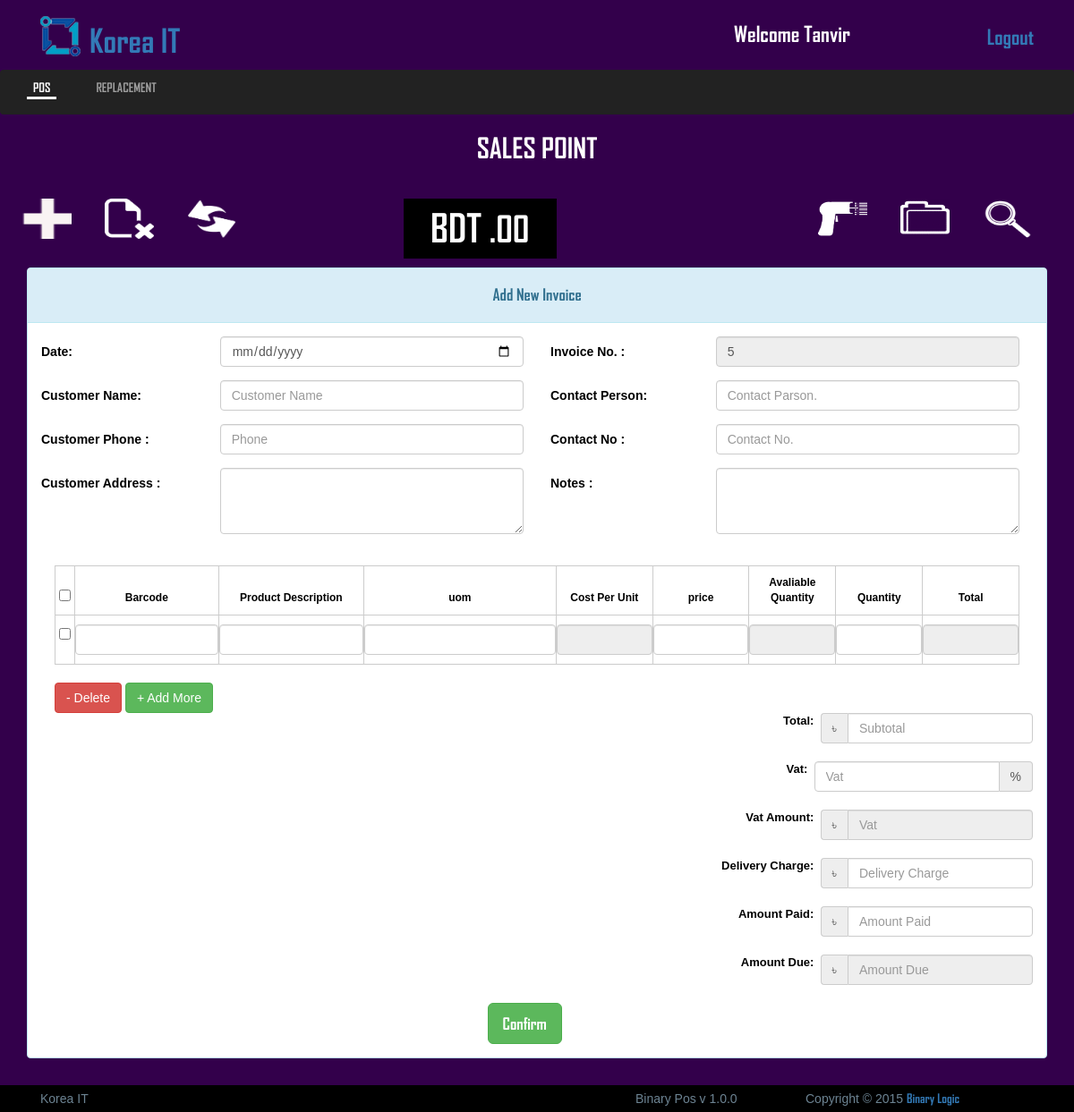
Page /view/welcome.php (signed in) on the committed database.
### tables this page shows
CREATE TABLE `logo_section` (
  `id` int(11) NOT NULL,
  `image` varchar(255) NOT NULL,
  `name` varchar(100) NOT NULL
);

CREATE TABLE `invoice` (
  `id` int(255) NOT NULL,
  `invoice_date` date NOT NULL,
  `customer_id` int(255) NOT NULL,
  `invoice_no` varchar(20) NOT NULL,
  `notes` varchar(255) NOT NULL,
  `barcode` varchar(250) NOT NULL,
  `product_description` text NOT NULL,
  `uom` text NOT NULL,
  `cost_per_unit` varchar(1000) NOT NULL,
  `price` varchar(1000) NOT NULL,
  `quantity` varchar(1000) NOT NULL,
  `cost_amount` varchar(255) NOT NULL,
  `amount` varchar(1000) NOT NULL,
  `vat` varchar(1000) NOT NULL,
  `delivery_charge` varchar(50) NOT NULL,
  `total` varchar(50) NOT NULL,
  `paid` varchar(50) NOT NULL,
  `due` varchar(50) NOT NULL
);

### src/Invoice/Invoice.php (called while the page is built, shortened)
<?php
class Invoice extends Model{
  public function show_invoice_number(){
    $this->table = "invoice";
    $query = "SELECT * FROM {$this->table} ORDER BY id DESC LIMIT 1";
    $result = mysqli_query($this->connection,$query);
    $invoice_no_fetch = mysqli_fetch_object($result);
    $invoice_no = $invoice_no_fetch->invoice_no+1;
    return $invoice_no;
  }
}

### src/Model/Model.php (called while the page is built, shortened)
<?php
abstract class Model{
    public function __construct(){
        $this->connection = mysqli_connect("localhost","root","","pos");
    }
}

### view/welcome.php (the view, shortened to what this page needs)
<?php
	$invoice = new Invoice;
 ?>
	<?php include('includes/all_link_body.php'); ?>
<header class="header_section">
	<div class="container">
		<div class="row">
			<div class="col-md-12">
				<?php include('includes/header_top.php'); ?>
			</div>
		</div>
	</div>
	<?php include('includes/main_nav.php'); ?>
	<div class="conainer">
		<div class="row">
			<div class="col-md-12">
				<div class="sales_point">
					<h2>sales point</h2>
				</div>
				 <div class="container">
					<?php
					include('includes/admin_navigationbar.php'); ?>
				</div>
			</div>
		</div>
	</div>
</header>
<section class="view_container_content">
	<div class="container">
		<div class="col-md-12">
			<div class="row">
				<div class="col-md-12 no_padding">
					<form class="form-horizontal" action="welcome.php" method="POST">
						<div class="panel panel-info no_margin">
						  <div class="panel-heading"><h4 style="text-align:center;">Add New Invoice</h4></div>
						  	<div class="panel-body">
								<div class="row">
									<div class="col-md-6 col-sm-6">
										<div class="form-group">
										    <label class="col-sm-4 no_padding control-label ">Date:</label>
										    <div class="col-sm-8">
										      	<input name="invoice_date" type="Date" class="form-control"required>
										    </div>
										</div>
										<div class="form-group">
										    <label for="inputCustomerName3" class="col-sm-4 no_padding control-label">Customer Name: </label>
										    <div class="col-sm-8 ">
										      <input name="customer['customer_name']" type="text" class="form-control" id="inputCustomerName3" placeholder="Customer Name ">
										    </div>
										 </div>
										<div class="form-group">
										    <label for="inputCustomerphone3" class="col-sm-4 no_padding control-label">Customer Phone : </label>
										    <div class="col-sm-8">
										      <input name="customer['customer_phone']" type="tel" class="form-control" id="inputCustomerphone3" placeholder="Phone " required>
										    </div>
										 </div>
										<div class="form-group">
										    <label for="inputcustomerAddress3" class="col-sm-4 no_padding control-label">Customer Address : </label>
										    <div class="col-sm-8 pull-right ">
										      <textarea name="customer['customer_address']" class="form-control" rows="3"></textarea>
										    </div>
										 </div>
									</div>
									<div class="col-md-6 col-sm-6">
										<div class="form-group">
										    <label class="col-sm-4 control-label">Invoice No. :</label>
										    <div id="likes" class="col-sm-8">
										    	<input type="text" class="form-control" name="invoice_no" value="<?php echo $invoice->show_invoice_number(); ?>" readonly />
											</div>
										</div>
										<div class="form-group">
										    <label class="col-sm-4 control-label">Contact Person: </label>
										    <div class="col-sm-8">
										      <input name="customer['contact_person']" type="text" class="form-control" placeholder="Contact Parson. ">
										    </div>
									    </div>
									    <div class="form-group">
										    <label class="col-sm-4 control-label">Contact No : </label>
										    <div class="col-sm-8">
										      <input name="customer['contact_person_no']" type="tel" class="form-control"placeholder="Contact No. ">
										    </div>
										</div>
										<div class="form-group">
										    <label class="col-sm-4 control-label">Notes : </label>
										    <div class="col-sm-8">
										      <textarea name="notes" class="form-control" rows="3"></textarea>
										    </div>
										 </div>
									</div>
								</div>
								<div class="view_center_folwchart">
									<div class='row'>
							      		<div class='col-xs-12 col-sm-12 col-md-12 col-lg-12'>
							      			<table class="table table-bordered table-hover" id="table_auto">
												<thead>
													<tr>
														<th width="2%"><input id="check_all" class="formcontrol" type="checkbox"/></th>
														<th width="15%">Barcode</th>
														<th width="15%">Product Description</th>
														<th width="20%">uom</th>
														<th width="10%">Cost Per Unit</th>
														<th width="10%">price</th>
														<th width="9%">Avaliable Quantity</th>
														<th width="9%">Quantity</th>
														<th width="10%">Total</th>
													</tr>
												</thead>
												<tbody>
													<tr>
														<td><input class="case" type="checkbox"/></td>
														<td><input type="text" data-type="barcode" name="barcode[]" id="itemNo_1" class="form-control autocomplete_txt" autocomplete="off"  onmouseover="focus();"></td>
														<td>
															<input type="text" data-type="product_name" name="product_description[]" id="itemName_1" class="form-control autocomplete_txt" autocomplete="off" required>
														</td>
														<td>
															<input type="text" data-type="uom" name="uom[]" id="uom_1" class="form-control autocomplete_txt" autocomplete="off" required>
														</td>
														<td>
															<input type="number" min="0" name="cost_per_unit[]" id="price1_1" class="form-control changesNo" autocomplete="off" onkeypress="return IsNumeric(event);" ondrop="return false;" onpaste="return false;"readonly>
														</td>
														<td>
															<input type="number" min="0" name="price[]" id="price_1" class="form-control changesNo" autocomplete="off" onkeypress="return IsNumeric(event);" ondrop="return false;" onpaste="return false;" required>
														</td>
														<td>
															<input type="number" min="0" name="" id="quantity_1" class="form-control changesNo" autocomplete="off" onkeypress="return IsNumeric(event);" ondrop="return false;" onpaste="return false;" required readonly="readonly">
														</td>
														<td>
															<input type="number" min="0" name="quantity[]" id="quantity2_1" class="form-control changesNo" autocomplete="off" onkeypress="return IsNumeric(event);" ondrop="return false;" onpaste="return false;">
														</td>
														<td>
															<input type="number" min="0" name="amount[]" id="total_1" class="form-control totalLinePrice" autocomplete="off" onkeypress="return IsNumeric(event);" ondrop="return false;" onpaste="return false;"readonly>
														</td>
													</tr>
												</tbody>
											</table>
							      		</div>
							      	</div>
							      	<div class='row'>
							      		<div class='col-xs-12 col-sm-4 col-md-4 col-lg-4'>
							      			<button class="btn btn-danger delete" type="button">- Delete</button>
							      			<button class="btn btn-success addmore" type="button">+ Add More</button>
							      		</div>
							      	</div>
							      	<div class='row'>
							      		<div class='col-xs-12 col-sm-8 col-md-8 col-lg-8'>
							      		</div>
							      		<div class='col-xs-12 col-sm-4 col-md-4 col-lg-4' style="padding-left:0">
											<span class="form-inline">
											<div class="form-group">
													<label>Total: &nbsp;</label>
													<div class="input-group">
														<div class="input-group-addon currency">৳</div>
														<input value="" type="number" min="0" class="form-control" name="" id="subTotal" placeholder="Subtotal" onkeypress="return IsNumeric(event);" ondrop="return false;" onpaste="return false;">
													</div>
												</div>
											<div class="form-group">
												<label>Vat: &nbsp;</label>
												<div class="input-group">
													<input value="" type="number" min="0" step="0.1" class="form-control" name="" id="tax" placeholder="Vat" onkeypress="return IsNumeric(event);" ondrop="return false;" onpaste="return false;"><div class="input-group-addon">%</div>
												</div>
											</div>
											<div class="form-group">
												<label>Vat Amount: &nbsp;</label>
												<div class="input-group">
													<div class="input-group-addon currency">৳</div>
													<input value="" type="number" min="0" step="0.1" class="form-control" name="vat" id="taxAmount" placeholder="Vat" onkeypress="return IsNumeric(event);" ondrop="return false;" onpaste="return false;" readonly>
												</div>
											</div>
											<div class="form-group">
												<label>Delivery Charge: &nbsp;</label>
												<div class="input-group">
													<div class="input-group-addon currency">৳</div>
													<input value="" type="number" min="0" step="0.1" class="form-control" name="delivery_charge" id="amountPaid1" placeholder="Delivery Charge" onkeypress="return IsNumeric(event);" ondrop="return false;" onpaste="return false;">
												</div>
											</div>
											<div class="form-group">
												<label>Amount Paid: &nbsp;</label>
												<div class="input-group">
													<div class="input-group-addon currency">৳</div>
													<input value="" type="number" min="0" step="0.1" class="form-control" name="paid" id="amountPaid" placeholder="Amount Paid" onkeypress="return IsNumeric(event);" ondrop="return false;" onpaste="return false;">
												</div>
											</div>
											<div class="form-group">
												<label>Amount Due: &nbsp;</label>
												<div class="input-group">
													<div class="input-group-addon currency">৳</div>
													<input value="" type="number" step="0.1" class="form-control amountDue" name="due"  id="amountDue" placeholder="Amount Due" onkeypress="return IsNumeric(event);" ondrop="return false;" onpaste="return false;" readonly>
												</div>
											</div>
										</span>
										</div>
							      	</div>
								</div>
								<div class="confim_button">
									<a href="view_invoice_pos.php"><button class="btn btn-success btn-lg" name="">Confirm</button></a>
								</div>
							</div>
						</div>
					</form>
				</div>
			</div>
		</div>
	</div>
</section>
	<?php include('includes/footer.php'); ?>

### view/includes/header_top.php (shortened to what this page needs)
<?php include('config.php'); ?>
<div class="header_top">
	<div class="col-md-8">
		<?php
		 	$startement = $db->prepare("SELECT * FROM logo_section WHERE id=1");
		 	$startement->execute();
		 	$result = $startement->fetchAll(PDO::FETCH_ASSOC);
		 	foreach ($result as $row) {
		 		$image = $row['image'];
		 		$name = $row['name'];
		 	}
		  ?>
		<a href="#"><img src="uploads/logo/<?php echo $image; ?>" alt="logo"><h1> <?php echo $name; ?></h1></a>
	</div>
	<div class="col-md-4">
		<ul class="header_top_aside">
			<li><h3>welcome <?php if(isset($_SESSION["username"])){echo $_SESSION["username"];} ?></h3></li>
			<li style="float:right"><a href="index.php">Logout</a></li>
		</ul>
	</div>
</div>

### view/css/style.css (style rules this page uses)
* { margin: 0; padding: 0; }
body { background: #33004B;color: #fff;font-family: 'arial'; }
h1,h2,h3,h4,a { font-family: 'AGENCYB'; }
.no_margin { margin: 0; }
.no_padding { padding: 0; }
.panel-body { color: #000; }
.form-horizontal .control-label { text-align: left; }
.row { width: 100%; margin: 0 }
.container { padding: 0; }
.header_section .header_top { width: 100%;overflow: hidden; }
.header_section .header_top a { text-decoration: none; }
.header_section .header_top a img { margin-top: -30px; margin-right: 10px; }
.header_section .header_top a h1 { display: inline-block;margin-top: 20px; }
.header_section .header_top .header_top_aside { width: 100%;overflow: hidden; margin: 20px 0; }
.header_section .header_top .header_top_aside li { list-style: none;float: left;margin-left: 15px; }
.header_section .header_top .header_top_aside li h3 { margin: 0; }
.header_section .header_top .header_top_aside li a { text-decoration: none;font-size: 23px; }
.sales_point { width: 100%;overflow: hidden;margin-bottom: 20px; }
.sales_point h2 { text-align: center;text-transform: uppercase;font-size: 31px; }
.confim_button { width: 10%;margin: 0 auto; }
.view_container_content { width: 100%;overflow: hidden;margin-bottom: 30px;margin-top: 20px;min-height: 465px; }
.view_container_content .view_center_folwchart { width: 100%;overflow: hidden; }
.view_container_content .view_center_folwchart table { color: #000;width: 100%;margin: 20px 0;font-size: 14px; }
.view_container_content .view_center_folwchart table tr { border: 1px solid #ccc;text-align: center;padding: 10px 0; }
.view_container_content .view_center_folwchart table tr th { font-size: 12px; border: 1px solid #ccc;text-align: center;padding: 10px 0; }
.view_container_content .view_center_folwchart table tr td { font-size: 12px; border: 1px solid #ccc;text-align: center;padding: 10px 0; }
header { height: 20vh; }
.header_section { padding-top: 5px; }
.table { border:1px solid #ccc; }
td { border: 1px solid #ccc; }
table { width: 100%;overflow: hidden; }

### view/welcome.php (style rules this page uses)
.form-inline .form-group { margin-bottom: 20px;float: right;font-size: 13px; }
.form-inline .input-group { float: right; }

### view/includes/header_top.php (style rules this page uses)
h3 { text-transform: capitalize; }
h1 { text-transform: capitalize; }
img { width: 45px;height: 45px; }

### rows in the picture
logo_section: image (picture), name "Korea IT"
invoice: invoice_no "5"

### other values in the picture
$_SESSION["username"] "Tanvir"
